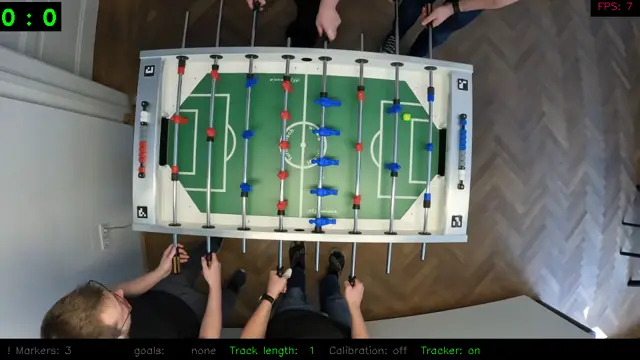
#> input picture misc/example.webp, 640 x 360 px
$ python -i color.py   (imports and definitions only)
#> lines starting #> are read from the running program, lines starting #| are printed output that depends on the picture; after the words box and inside, x2 and y2 are one past the last pixel; in counts of white or black regions, pixels touching at a corner belong together
#> further down, picture is the input picture: shape (360, 640, 3); mean B, G, R 95.5, 102.1, 97
import logging
import os
from dataclasses import dataclass

import cv2
import imutils
import numpy as np
import yaml

from const import BallPresets
from . import BallDetector, GoalDetector, DetectedGoals, DetectedBall
from ..models import Frame, Point, Goal, Blob, Goals, HSV, rgb2hsv

logger = logging.getLogger(__name__)


@dataclass
class BallColorConfig:
    bounds: [HSV, HSV]
    invert_frame: bool = False
    invert_mask: bool = False

    # [60 lines left out: functions store, yellow, orange, preset, load, __eq__ and 1 more, not called in this run]


@dataclass
class GoalColorConfig:
    bounds: [int, int]
    invert_frame: bool = True
    invert_mask: bool = True

    # [33 lines left out: functions preset, store, load, __eq__, to_dict, not called in this run]


class BallColorDetector(BallDetector[BallColorConfig]):
    def __init__(self, *args, **kwargs):
        super().__init__(*args, **kwargs)

    # [8 lines left out: function detect, not called in this run]


class GoalColorDetector(GoalDetector[GoalColorConfig]):
    def __init__(self, *args, **kwargs):
        super().__init__(*args, **kwargs)

    # [86 lines left out: functions detect_goal_blobs, detect, filter_color_range, filter_gray_range, not called in this run]


def detect_largest_blob(img) -> Blob | None:
    gray = cv2.cvtColor(img, cv2.COLOR_BGR2GRAY)
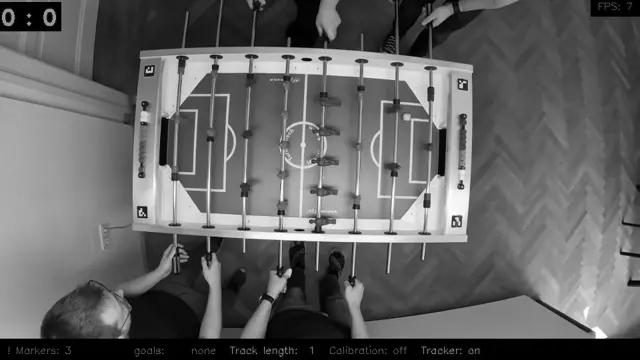
#> gray: shape (360, 640); min 0, max 255, mean 99.8

    cnts = cv2.findContours(gray, cv2.RETR_EXTERNAL, cv2.CHAIN_APPROX_SIMPLE)
#> cnts = 13 contours, 6 with area under 20; largest, box (x1, y1, x2, y2) and area: (0, 0, 640, 360) 224920, (608, 344, 640, 352) 136, (568, 340, 580, 356) 95, (550, 342, 556, 352) 42, (580, 348, 588, 352) 21, (536, 348, 544, 352) 21, (6, 345, 13, 356) 20
    cnts = imutils.grab_contours(cnts)

    # only proceed if at least one contour was found
    if len(cnts) > 0:
        # find the largest contour in the mask, then use
        # it to compute the minimum enclosing circle and
        # centroid
        largest_contour = max(cnts, key=cv2.contourArea)
#> largest_contour = contour of 568 points, box (x1, y1, x2, y2) (0, 0, 640, 360), area 224920
        # ((x, y), radius) = cv2.minEnclosingCircle(c)
        center, [x, y, w, h] = transform_contour(largest_contour)

        return Blob(center=center, bbox=[x, y, w, h])
    return None


def transform_contour(contour) -> (Point, [int, int, int, int]):
    """
    calculate bounding box and center of mass
    """
    [x, y, w, h] = cv2.boundingRect(contour)
#> x = 0; y = 0; w = 640; h = 360
    ms = cv2.moments(contour)
#> ms = moments, m00 224920.5, centre m10/m00, m01/m00 = (318.4, 176.1)
    center = (int(ms["m10"] / ms["m00"]), int(ms["m01"] / ms["m00"]))
#> center = (318, 176)
    return center, [x, y, w, h]

>>> import cv2
>>> picture = cv2.imread('../../misc/example.webp')
>>> result = detect_largest_blob(picture)
#> in detect_largest_blob, `center, [x, y, w, h] = transform_contour(largest_contour)`: x = 0; w = 640; h = 360
